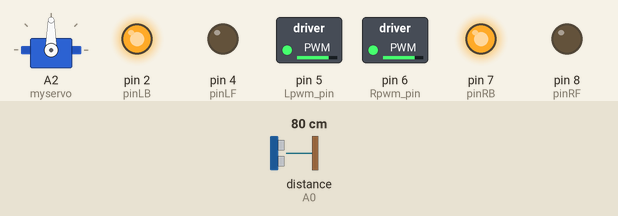
This sketch was run on a simulated Arduino Uno, built with avr-gcc and run on an emulated ATmega328P. Shown: servo, switched loads named in the sketch (green lamp = pin HIGH), output pins drawn as LEDs (lit = HIGH). Wiring (inferred from the names in the program): ultrasonic range finder: trigger A1; echo A0. Inputs (shaded band) come from the test bench; at power-on: distance to the obstacle (sensor on A0) 80 cm. The echo pulse lasts 58.3 µs per cm; pins used as bus, display or sensor lines are not drawn.

Above: at 1.2 s.
1.3 s: distance to the obstacle (sensor on A0) set to 22 cm
2.8 s: distance to the obstacle (sensor on A0) set to 18 cm
At 4.7 s:
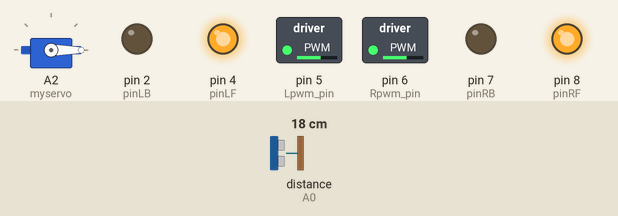
5.8 s: distance to the obstacle (sensor on A0) set to 35 cm
At 6.7 s:
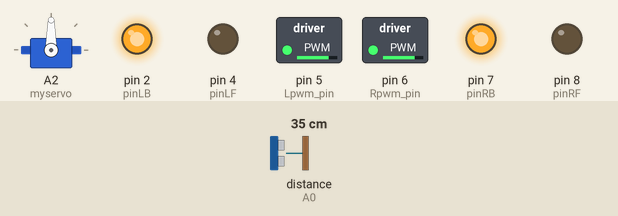
7.6 s: distance to the obstacle (sensor on A0) set to 2 cm
At 8.0 s:
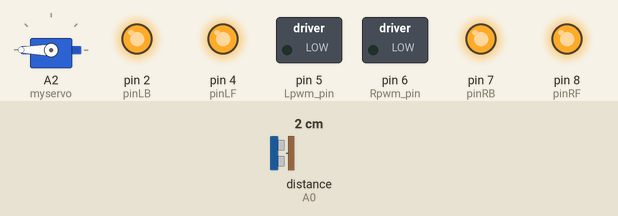
Timing chart, 0 to 11.6 s (numbered marks = the images above; inputs shaded):
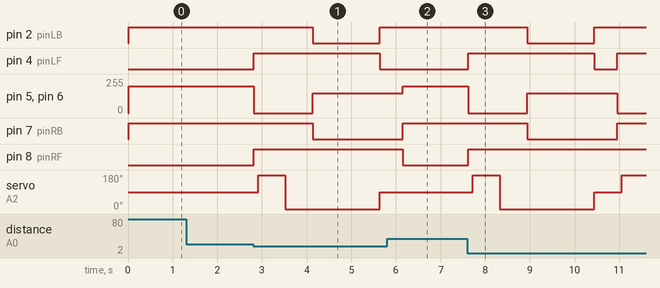

Measured:
- the behaviour switches between 21 and 20 cm on distance to the obstacle (sensor on A0) (found by bisection; images 0 and 1)
- after the input at 1.3 s, every drawn part: stays the same
- after the input at 2.8 s, pin 2 (pinLB): HIGH → LOW after 1.3 s, → HIGH 1.5 s later; pin 4 (pinLF): LOW → HIGH at once, → LOW 2.8 s later; pin 5 (Lpwm_pin), pin 6 (Rpwm_pin): 200/255 → 0/255 at once, → 150/255 1.3 s later; pin 7 (pinRB): HIGH → LOW after 1.3 s; pin 8 (pinRF): LOW → HIGH at once
- after the input at 5.8 s, pin 2 (pinLB): stays HIGH (without the input it goes to LOW after 1.7 s); pin 4 (pinLF): stays LOW (without the input it goes to HIGH after 0.35 s); pin 8 (pinRF): HIGH → LOW after 0.35 s; servo on A2 (myservo): stays 90° (without the input it goes to 180° after 0.45 s)
- after the input at 7.6 s, pin 2 (pinLB): HIGH → LOW after 1.3 s, → HIGH 1.5 s later; pin 4 (pinLF): LOW → HIGH at once, → LOW 2.8 s later, → HIGH 0.51 s later

The sketch:

Obstacle_Avoidance_Robot_Car.ino
```cpp
#include <Servo.h>

Servo myservo;               // Inicialización de un objeto de servo motor llamado 'myservo'
int Echo_Pin = A0;           // Pin ECHO del módulo ultrasónico
int Trig_Pin = A1;           // Pin TRIG del módulo ultrasónico
#define Lpwm_pin 5            // Pin de control de velocidad ENA de la placa del controlador de motor
#define Rpwm_pin 6            // Pin de control de velocidad ENB de la placa del controlador de motor
int pinLB = 2;               // Pin de control de giro IN1 de la placa del controlador de motor
int pinLF = 4;               // Pin de control de giro IN2 de la placa del controlador de motor
int pinRB = 7;               // Pin de control de giro IN3 de la placa del controlador de motor
int pinRF = 8;               // Pin de control de giro IN4 de la placa del controlador de motor

volatile int Front_Distance;  // Variable para almacenar la distancia frontal medida por el sensor ultrasónico
volatile int Left_Distance;   // Variable para almacenar la distancia izquierda medida por el sensor ultrasónico
volatile int Right_Distance;  // Variable para almacenar la distancia derecha medida por el sensor ultrasónico

float checkdistance() {
  // Función para medir la distancia usando el sensor ultrasónico
  digitalWrite(Trig_Pin, LOW);
  delayMicroseconds(2);
  digitalWrite(Trig_Pin, HIGH);
  delayMicroseconds(10);
  digitalWrite(Trig_Pin, LOW);
  float distance = pulseIn(Echo_Pin, HIGH) / 58.00;
  delay(10);
  return distance;
}

void Ultrasonic_obstacle_avoidance() {
  // Función principal para la evitación de obstáculos utilizando el sensor ultrasónico
  Front_Distance = checkdistance();  // Medir la distancia frontal
  if ((Front_Distance < 20) && (Front_Distance > 0)) {
    // Si la distancia frontal es menor que 20 cm y mayor que 0 cm
    stopp();               // Detener el movimiento
    delay(100);
    myservo.write(180);    // Girar el servo motor a la posición 180 grados (izquierda)
    delay(500);
    Left_Distance = checkdistance();   // Medir la distancia izquierda después de girar
    delay(100);
    myservo.write(0);      // Girar el servo motor a la posición 0 grados (derecha)
    delay(500);
    Right_Distance = checkdistance();  // Medir la distancia derecha después de girar
    delay(100);

    if (Left_Distance > Right_Distance) {
      // Si la distancia izquierda es mayor que la derecha
      go_backward(150);   // Retroceder con velocidad 150
      delay(1500);        // Retroceder durante 1.5 segundos
      rotate_left(150);   // Girar a la izquierda con velocidad 150
      myservo.write(90);  // Reposicionar el servo motor al centro
      delay(500);         // Girar a la izquierda durante 0.5 segundos
    } else {
      // Si la distancia derecha es mayor que la izquierda
      go_backward(150);   // Retroceder con velocidad 150
      delay(1500);        // Retroceder durante 1.5 segundos
      rotate_right(150);  // Girar a la derecha con velocidad 150
      myservo.write(90);  // Reposicionar el servo motor al centro
      delay(500);         // Girar a la derecha durante 0.5 segundos
    }
  } else {
    go_forward(200);      // Avanzar con velocidad 200 si no hay obstáculos
  }
}

void Obstacle_Avoidance_Main() {
  // Función principal para la evitación de obstáculos
  Ultrasonic_obstacle_avoidance();  // Llamar a la función de evitación de obstáculos
}

void setup() {
  myservo.attach(A2);     // Adjuntar el servo motor al pin A2
  Serial.begin(9600);     // Inicializar la comunicación serial a 9600 baudios
  pinMode(Echo_Pin, INPUT);     // Configurar el pin ECHO como entrada
  pinMode(Trig_Pin, OUTPUT);    // Configurar el pin TRIG como salida
  pinMode(pinLB, OUTPUT);       // Configurar pinLB como salida
  pinMode(pinLF, OUTPUT);       // Configurar pinLF como salida
  pinMode(pinRB, OUTPUT);       // Configurar pinRB como salida
  pinMode(pinRF, OUTPUT);       // Configurar pinRF como salida
  pinMode(Lpwm_pin, OUTPUT);    // Configurar pin Lpwm_pin como salida (PWM)
  pinMode(Rpwm_pin, OUTPUT);    // Configurar pin Rpwm_pin como salida (PWM)
}

void loop() {
  Obstacle_Avoidance_Main();  // Llamar a la función principal de evitación de obstáculos en el bucle principal
}

void go_forward(unsigned char speed_val) {
  // Función para mover el robot hacia adelante
  digitalWrite(pinRB, HIGH);
  digitalWrite(pinRF, LOW);
  digitalWrite(pinLB, HIGH);
  digitalWrite(pinLF, LOW);
  analogWrite(Lpwm_pin, speed_val);
  analogWrite(Rpwm_pin, speed_val);
}

void go_backward(unsigned char speed_val) {
  // Función para mover el robot hacia atrás
  digitalWrite(pinRB, LOW);
  digitalWrite(pinRF, HIGH);
  digitalWrite(pinLB, LOW);
  digitalWrite(pinLF, HIGH);
  analogWrite(Lpwm_pin, speed_val);
  analogWrite(Rpwm_pin, speed_val);
}

void rotate_left(unsigned char speed_val) {
  // Función para rotar el robot a la izquierda
  digitalWrite(pinRB, HIGH);
  digitalWrite(pinRF, LOW);
  digitalWrite(pinLB, LOW);
  digitalWrite(pinLF, HIGH);
  analogWrite(Lpwm_pin, speed_val);
  analogWrite(Rpwm_pin, speed_val);
}

void rotate_right(unsigned char speed_val) {
  // Función para rotar el robot a la derecha
  digitalWrite(pinRB, LOW);
  digitalWrite(pinRF, HIGH);
  digitalWrite(pinLB, HIGH);
  digitalWrite(pinLF, LOW);
  analogWrite(Lpwm_pin, speed_val);
  analogWrite(Rpwm_pin, speed_val);
}

void stopp() {
  // Función para detener todos los motores
  digitalWrite(pinRB, HIGH);
  digitalWrite(pinRF, HIGH);
  digitalWrite(pinLB, HIGH);
  digitalWrite(pinLF, HIGH);
  analogWrite(Lpwm_pin, 0);
  analogWrite(Rpwm_pin, 0);
}
```
